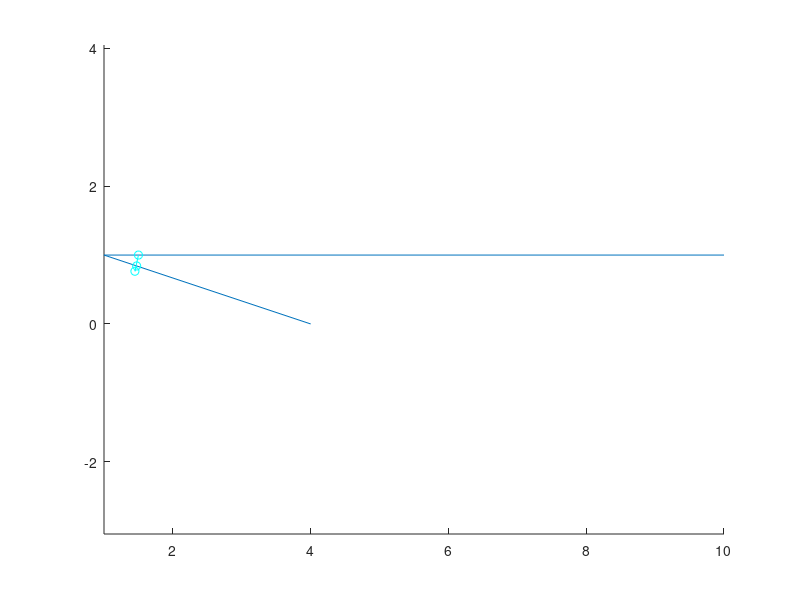

Write MATLAB code to recreate this figure.
clf;
p1 = [4, 0]
p2 = [1, 1]
p3 = [10, 1]

rotation_p90 = [cos(pi/2)  -sin(pi/2) ; sin(pi/2)  cos(pi/2)]
rotation_m90 = [cos(-pi/2)  -sin(-pi/2) ; sin(-pi/2)  cos(-pi/2)]

v1 = p2 - p1;
v2 = p2 - p3;

v1n = v1 / norm(v1);
v2n = v2 / norm(v2);

angle = acos(dot(v1n, v2n))

deg_angle = angle / pi * 180

l_down = tan(angle / 2) * 0.5;


v1_m = p2 - (v1n*0.5) - (v1n*l_down*rotation_p90);

hold on
axis equal
plot([p1(1), p2(1), p3(1)]', [p1(2), p2(2), p3(2)]')
pv = [p2 - (v1n*0.5); v1_m; p2 - (v2n*0.5)];
plot(pv(:,1), pv(:,2), '-oc');